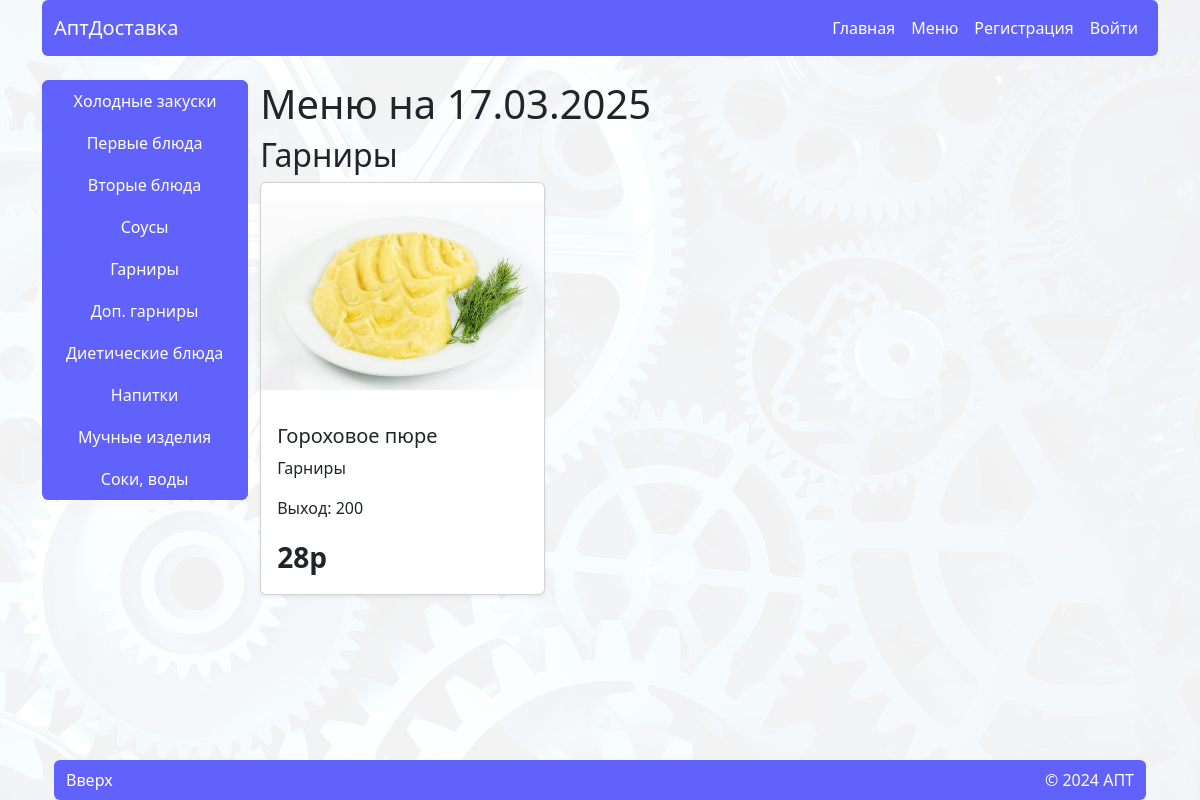
The page /menu on the database its author committed.
### apt_delivery_app/models/m_category.py (models this page shows, shortened)
class Category(models.Model):
    name = models.CharField(
        max_length=20,
        verbose_name="Название"
    )
    class Meta:
        verbose_name = 'Категория'
        verbose_name_plural = 'Категории'

### apt_delivery_app/models/m_meal.py (models this page shows)
class Meal(models.Model):
    name = models.CharField(
        max_length=150,
        verbose_name="Название"
    )
    price = models.IntegerField(
        verbose_name="Цена (руб.)"
    )
    out = models.CharField(
        max_length=10,
        verbose_name="Выход"
    )
    image = models.ImageField(
        upload_to='images',
        verbose_name="Изображение"
    )
    category = models.ForeignKey(
        Category,
        on_delete=models.CASCADE,
        verbose_name="Категория",
    )
    quantity = models.IntegerField(
        default=3,
        verbose_name="Количество"
    )
    class Meta:
        verbose_name = 'Блюдо'
        verbose_name_plural = 'Блюда'
    def __str__(self):
        return self.name

### apt_delivery_app/views/v_home.py (the view)
# urls.py: path('menu', views.menu, name='menu'),
def menu(request):
    menu_list = Menu.objects.filter(date=date.today()).prefetch_related('meal')
    for m in menu_list:
        print(m.__dict__)
    categorized_meals = {}
    for m in menu_list:
        meals = m.meal.all().order_by('category__id')
        for meal in meals:
            if meal.category not in categorized_meals:
                categorized_meals[meal.category] = []
            categorized_meals[meal.category].append(meal)
    context = {
        'categories': Category.objects.all(),
        'categorized_meals': categorized_meals,
        'date': date
    }
    return render(request, 'home/menu.html', context=context)

### apt_delivery_app/templates/home/menu.html (shortened to what this page needs)
{% extends 'home/base.html' %}
{% load static %}
{% block content %}
{% if not search %}
{% include 'home/elements/aside.html' %}
{% endif %}
<section data-bs-spy="scroll" data-bs-smooth-scroll="true" class="row" tabindex="0">
    <h1>Меню на {% now "SHORT_DATE_FORMAT" %}</h1>
    {% if search %}
    <div>
        <div>
            <h2>Найдено {{search_count}} по: {{search}}</h2>
        </div>
        <div class="row row-cols-1 row-cols-md-2  row-cols-xl-3 g-3">
            {% for meal in search_result %}
            {% include 'home/elements/meals_cards.html' %}
            {% empty %}
            <div class="col w-100">
                {% include 'home/elements/danger.html' with text="Ничего не найдено"%}
            </div>
            {% endfor %}
        </div>
    </div>
    {% else %}
    {% for category, meals in categorized_meals.items %}
    <div id="cat_{{category.id}}" class="pb-5">
        <div>
            <h2>{{category.name}}</h2>
        </div>
        <div class="row row-cols-1 row-cols-md-2  row-cols-xl-3 g-3">
            {% for meal in meals %}
            {% include 'home/elements/meals_cards.html' %}
            {% empty %}
            <div class="col w-100">
                {% include 'home/elements/danger.html' with text="Ничего не найдено"%}
            </div>
            {% endfor %}
        </div>
    </div>
    {% empty %}
    {% include 'home/elements/danger.html' with text="Нет меню на эту дату" %}
    {% endfor %}
    {% endif%}
</section>
{% endblock %}

### apt_delivery_app/templates/home/base.html (shortened to what this page needs)
<!DOCTYPE html>
{% load static %}
<html lang="ru">
<head>
    <link rel="stylesheet" href="{% static 'home/css/bootstrap.css' %}">
    <link rel="stylesheet" href="{% static 'home/css/style.css' %}">
    <link rel="stylesheet" href="{% static 'home/css/bootstrap-icons-1.11.3/font/bootstrap-icons.css'%}">
</head>
<body class="d-flex flex-column min-vh-100 container">
{% include 'home/elements/header.html' %}
<main class="my-4">
    {% block content %}
    {% endblock %}
</main>
{% include 'home/elements/footer.html' %}
</body>
</html>

### apt_delivery_app/templates/home/css/style.html (shortened to what this page needs)
{% load static %}

### apt_delivery_app/templates/home/elements/header.html (shortened to what this page needs)
<header class="sticky-top z-3  ">
    <nav class="navbar navbar-expand-lg bg-primary rounded" data-bs-theme="dark">
        <div class="container-fluid">
            <a class="navbar-brand" href="/">АптДоставка</a>
            <div class="collapse navbar-collapse justify-content-end" id="navbarText">
                <ul class="navbar-nav mb-2 mb-lg-0">
                    {% if request.user.groups.all.0.name != "deliver" %}
                    <li class="nav-item ">
                        <a class="nav-link text-white d-flex align-items-center justify-content-center"
                           aria-current="page" href="{% url 'home' %}">Главная</a>
                    </li>
                    <li class="nav-item ">
                        <a class="nav-link text-white d-flex align-items-center justify-content-center"
                           aria-current="page" href="{% url 'menu' %}">Меню</a>
                    </li>
                    {% endif %}
                </ul>
            </div>
            <div class="form-inline order-lg-3">
                <ul class="navbar-nav d-flex flex-row align-items-center justify-content-center">
                    {% if request.user.is_authenticated %}
                    <li class="nav-item dropdown">
                        <button class="btn btn-primary dropdown-toggle" data-bs-toggle="dropdown" aria-expanded="false">
                            {{user.last_name}}
                            {{user.first_name|slice:"1"}}.{%if user.patronymic %}{{user.patronymic|slice:"1"}}.{% endif %}
                        </button>
                        <ul class="dropdown-menu position-absolute dropdown-menu-end">
                            <li class="d-lg-none">
                                <a class="dropdown-item d-flex align-items-center"
                                   aria-current="page" href="{% url 'home' %}">Главная</a>
                            </li>
                            {% if request.user.is_authenticated %}
                            {% if request.user.groups.all.0.name != "deliver" %}
                            <li class="d-lg-none">
                                <a class="dropdown-item d-flex align-items-center"
                                   aria-current="page" href="{% url 'cart' %}">Корзина
                                    <span class="material-icons-outlined">shopping_cart</span>
                                    <span class="badge cart_info text-bg-secondary">{% if cart_count %}{{cart_count}}{% endif %}</span>
                                </a>
                            </li>
                            <li class="d-lg-none">
                                <a class="dropdown-item d-flex align-items-center"
                                   aria-current="page" href="{% url 'order' %}">Заказы
                                    <span class="material-icons">room_service</span>
                                    <span class="badge order_info text-bg-secondary">{% if order_count %}{{order_count}}{% endif %}</span>
                                </a>
                            </li>
                            {% endif %}
                            {% if user.is_superuser %}
                            <li class="d-lg-none">
                                <a class="dropdown-item d-flex align-items-center"
                                   href="/admin">АдминПанель</a>
                            </li>
                            {% elif request.user.groups.all.0.name == "deliver" %}
                            <li class="d-lg-none">
                                <a class="dropdown-item d-flex align-items-center"
                                   href="{% url 'deliver'%}">Доставка
                                    <span class="material-icons">directions_run</span></a>
                            </li>
                            {% endif %}
                            {% endif %}
                            <li>
                                <hr class="dropdown-divider">
                            </li>
                            <li>
                                <a class="dropdown-item" href="{% url 'logout' %}">Выход</a>
                            </li>
                        </ul>
                    </li>
                    {% else %}
                    <li class="nav-item">
                        <a class="nav-link text-white px-2" href="{% url 'registration' %}">Регистрация</a>
                    </li>
                    <li class="nav-item">
                        <a class="nav-link text-white" href="{% url 'login' %}">Войти</a>
                    </li>
                    {% endif %}
                </ul>
            </div>
        </div>
    </nav>
</header>

### apt_delivery_app/templates/home/elements/aside.html
<aside id='aside'
       class="d-flex flex-wrap align-items-center justify-content-between sticky-top z-1 rounded-2 overflow-hidden   float-none float-lg-start mb-4"
       style="top: 80px;">
    <div id="nav" class="btn-group overflow-x-auto dragscroll flex-row flex-lg-column">
        {% for category in categories %}
        <a href="#cat_{{category.id}}" data-category-id="{{ category.id }}"
           class="btn btn-primary rounded-0 d-flex px-4 align-items-center justify-content-center px-4 py-2">
            {{ category.name }}
        </a>
        {% endfor %}
    </div>
</aside>

### apt_delivery_app/templates/home/elements/meals_cards.html (shortened to what this page needs)
<div class="">
    <div class="meal-item card shadow-sm h-100" data-id="{{ meal.id }}">
        <img src="{{meal.image.url}}" class="meal-image card-img-top object-fit-contain w-100"
             height="225" alt="катринка с блюдом">
        <div class="card-body d-flex flex-column justify-content-between">
            <div>
                <h5 class="meal-name card-title name_meal">{{ meal.name }}</h5>
                <p class="meal-category card-text name_cat">{{ meal.category.name }}</p>
                <p>Выход: {{meal.out}}</p>
            </div>
            <div class="meal-price fs-3 fw-semibold">{{meal.price}}р</div>
        </div>
    </div>
</div>

### apt_delivery_app/templates/home/elements/footer.html
{% load static %}
<footer class="container mt-auto">
    <nav class="navbar navbar-expand-lg bg-primary rounded" data-bs-theme="dark">
        <div class="container-fluid">
            <span class="float-end "><a href="#" class="nav-link text-white">Вверх</a></span>
            <span class="text-white">&copy; 2024 АПТ</span>
        </div>
    </nav>
</footer>

### apt_delivery_app/static/home/css/style.css (style rules this page uses)
body { background-image: url('../images/fon/fon.png'); background-size: 100%; background-attachment: fixed; }

### rows shown on the page
Category: name "Холодные закуски"
Category: name "Первые блюда"
Category: name "Вторые блюда"
Category: name "Соусы"
Category: name "Гарниры"
Category: name "Доп. гарниры"
Category: name "Диетические блюда"
Category: name "Напитки"
Category: name "Мучные изделия"
Category: name "Соки, воды"
Meal: image (picture), name "Гороховое пюре", category.name "Гарниры", out "200", price "28"
